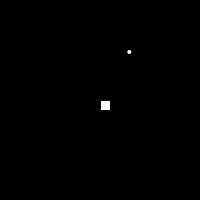
Frame 1 (no input)
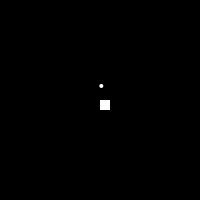
Frame 60 (the mouse pressed at the canvas centre just before this capture)
Frame 120 (the mouse held since frame 60 and released just before this capture): identical to frame 60, image omitted

The Processing sketch that drew these frames (run headless with seeded random() and noise(); from frame 60 on, the mouse is pressed at the canvas centre):

// Processing sketch: processing_588
// ── processing_588.pde

class City {
  float longitude;
  float latitude;
  
  City() {
    longitude = height/2;
    latitude = width/2;
  }
  
  void drawMe() {
    rect(latitude, longitude, 10, 10);
  }

}

class Citizen {
  float xpos;
  float ypos;
  float radius;
  int xDirection = 1;
  int yDirection = 1;
  //boolean movingTowards = false;

  Citizen(float x, float y, float r) {
    xpos = x;
    ypos = y;
    radius = r;
  }
  
  
  
  void drawMe() {
    noStroke();
    fill(255);
    ellipse(xpos, ypos, radius, radius);  
  }

}

City mecca;
Citizen pilgrim;

void setup() {
  size(200,200);
  mecca = new City();
  pilgrim = new Citizen(random(0, width), random(0, height), 4);
}

void draw() {
  background(0);
  smooth();
  mecca.drawMe();
  pilgrim.drawMe();

  //pilgramage

  float initDistance = dist(pilgrim.xpos, pilgrim.ypos, mecca.latitude, mecca.longitude);

  if(initDistance > 15) {
    pilgrim.xpos += 1*pilgrim.xDirection;
    if(dist(pilgrim.xpos, pilgrim.ypos, mecca.latitude, mecca.longitude) < initDistance) {
      
    }

    else {
      pilgrim.xDirection *= -1;
    }
    
    initDistance = dist(pilgrim.xpos, pilgrim.ypos, mecca.latitude, mecca.longitude);
    
    pilgrim.ypos += 1*pilgrim.yDirection;
    if(dist(pilgrim.xpos, pilgrim.ypos, mecca.latitude, mecca.longitude) < initDistance) {
      
    }

    else {
      pilgrim.yDirection *= -1;
    }
    
  }
}
